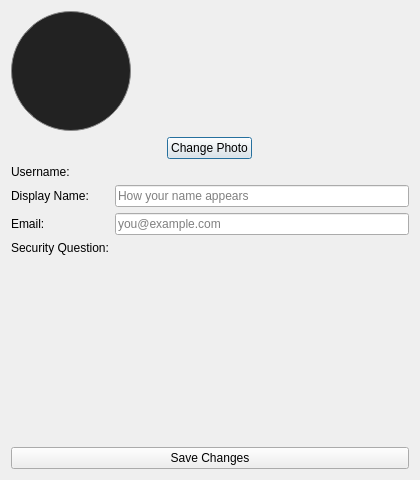
<?xml version="1.0" encoding="UTF-8"?>
<ui version="4.0">
 <class>ProfileWindow</class>
 <widget class="QDialog" name="ProfileWindow">
  <property name="geometry">
   <rect>
    <x>0</x>
    <y>0</y>
    <width>420</width>
    <height>480</height>
   </rect>
  </property>
  <property name="windowTitle">
   <string>My Profile</string>
  </property>
  <layout class="QVBoxLayout" name="verticalLayout">
   <item>
    <widget class="QLabel" name="avatarLabel">
     <property name="minimumSize">
      <size>
       <width>120</width>
       <height>120</height>
      </size>
     </property>
     <property name="maximumSize">
      <size>
       <width>120</width>
       <height>120</height>
      </size>
     </property>
     <property name="alignment">
      <set>Qt::AlignCenter</set>
     </property>
     <property name="styleSheet">
      <string>border: 1px solid #888; border-radius: 60px; background-color: #222;</string>
     </property>
     <property name="scaledContents">
      <bool>false</bool>
     </property>
    </widget>
   </item>
   <item alignment="Qt::AlignHCenter">
    <widget class="QPushButton" name="changePhotoButton">
     <property name="text">
      <string>Change Photo</string>
     </property>
    </widget>
   </item>
   <item>
    <layout class="QFormLayout" name="formLayout">
     <item row="0" column="0">
      <widget class="QLabel" name="label_username">
       <property name="text">
        <string>Username:</string>
       </property>
      </widget>
     </item>
     <item row="0" column="1">
      <widget class="QLabel" name="usernameValueLabel">
       <property name="text">
        <string/>
       </property>
      </widget>
     </item>
     <item row="1" column="0">
      <widget class="QLabel" name="label_displayName">
       <property name="text">
        <string>Display Name:</string>
       </property>
      </widget>
     </item>
     <item row="1" column="1">
      <widget class="QLineEdit" name="displayNameLineEdit">
       <property name="placeholderText">
        <string>How your name appears</string>
       </property>
      </widget>
     </item>
     <item row="2" column="0">
      <widget class="QLabel" name="label_email">
       <property name="text">
        <string>Email:</string>
       </property>
      </widget>
     </item>
     <item row="2" column="1">
      <widget class="QLineEdit" name="emailLineEdit">
       <property name="placeholderText">
        <string>you@example.com</string>
       </property>
      </widget>
     </item>
     <item row="3" column="0">
      <widget class="QLabel" name="label_securityQuestion">
       <property name="text">
        <string>Security Question:</string>
       </property>
      </widget>
     </item>
     <item row="3" column="1">
      <widget class="QLabel" name="securityQuestionValueLabel">
       <property name="text">
        <string/>
       </property>
       <property name="wordWrap">
        <bool>true</bool>
       </property>
      </widget>
     </item>
    </layout>
   </item>
   <item>
    <widget class="QLabel" name="statusLabel">
     <property name="text">
      <string/>
     </property>
     <property name="alignment">
      <set>Qt::AlignCenter</set>
     </property>
    </widget>
   </item>
   <item>
    <widget class="QPushButton" name="saveButton">
     <property name="text">
      <string>Save Changes</string>
     </property>
    </widget>
   </item>
  </layout>
 </widget>
 <resources/>
 <connections/>
</ui>
